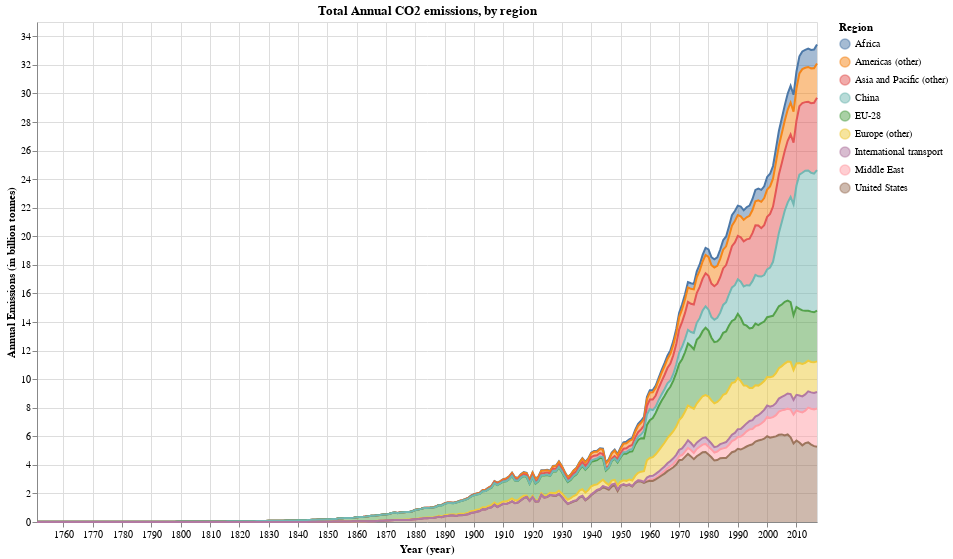

Source (notebook cell):
### Markdown cell above
### By Region
Below area graph shows the trend of CO2 emissions through the course of time.
* From 1830, CO2 emission in the United States and EU were increasing. This period was part of First Industrial Revolution when most production processes were transitioning to machine-operated. Since then an upward trend has been seen on carbon emissions around the world.
* From 1984, there's a significant reduction in CO2 emissions across Europe. Similar decline in emissions was seen in the United States from 2006.
* From 1950, Chinas's CO2 emission has been on the rise and it is currently the number contributor in the world.
* International transport also contributes to the levels of emission each year. With the current coronavirus pandemic affecting most of the travels around the world, it is interesting to see how this affect the CO2 emissions.

With the downward trend being seen in European Union and  United States, it is important to know what are the mitigation measures and policies they put in place to achieve this.

You can hover through the graph to select the continent/region you want to check.

### Code cell
# Area Chart

multi = alt.selection_multi(on='mouseover')

alt.Chart(continents).mark_area(opacity=0.5, line=True).encode(
        x = alt.X('year(Year):T'),
        y = alt.Y('Annual_Emissions', title='Annual Emissions (in billion tonnes)'),
        color = alt.condition(multi,'Entity', alt.value('lightgray'), title='Region'),
        tooltip = [alt.Tooltip('Year:T', format='%Y'),
                   'Entity', 'Annual_Emissions']
).properties(
        width = 780,
        height = 500,
        title='Total Annual CO2 emissions, by region',
        selection = multi
)

### Figure 1 — Vega-Lite specification as saved in the notebook (floating-point values rounded to 4 significant figures; data arrays with more than 128 entries replaced by an {"elided": "..."} marker saying what was removed)
{"config": {"view": {"continuousWidth": 400, "continuousHeight": 300}}, "data": {"name": "data-c22fcd279c68e3fccba883418608b501"}, "mark": {"type": "area", "line": true, "opacity": 0.5}, "encoding": {"color": {"condition": {"type": "nominal", "field": "Entity", "title": "Region", "selection": "selector001"}, "value": "lightgray"}, "tooltip": [{"type": "temporal", "field": "Year", "format": "%Y"}, {"type": "nominal", "field": "Entity"}, {"type": "quantitative", "field": "Annual_Emissions"}], "x": {"type": "temporal", "field": "Year", "timeUnit": "year"}, "y": {"type": "quantitative", "field": "Annual_Emissions", "title": "Annual Emissions (in billion tonnes)"}}, "height": 500, "selection": {"selector001": {"type": "multi", "on": "mouseover"}}, "title": "Total Annual CO2 emissions, by region", "width": 780, "$schema": "https://vega.github.io/schema/vega-lite/v4.8.1.json", "datasets": {"data-c22fcd279c68e3fccba883418608b501": {"elided": "2390 records"}}}
